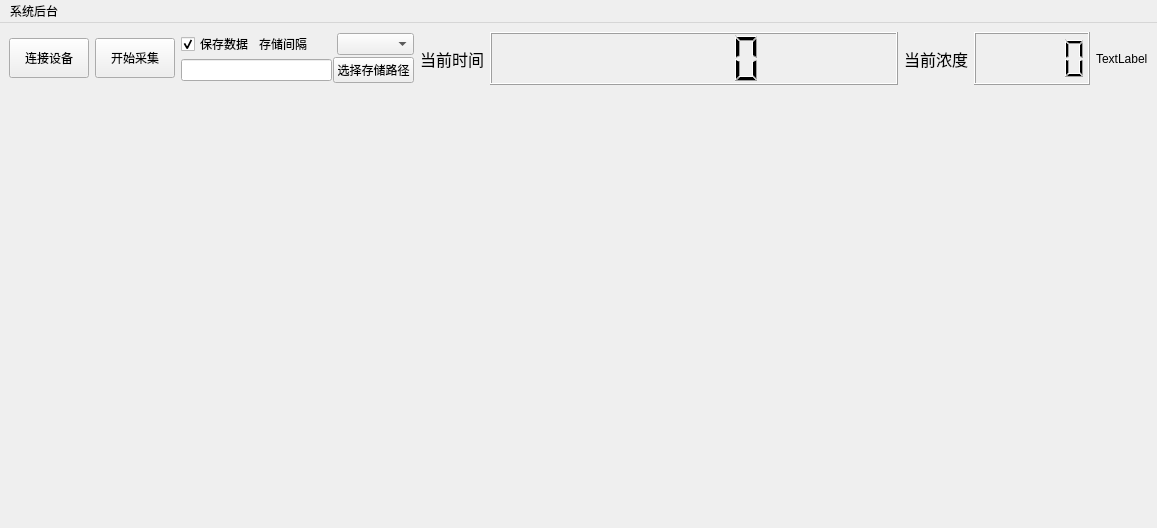
<?xml version="1.0" encoding="UTF-8"?>
<ui version="4.0">
 <class>MainWindow</class>
 <widget class="QMainWindow" name="MainWindow">
  <property name="geometry">
   <rect>
    <x>0</x>
    <y>0</y>
    <width>1157</width>
    <height>528</height>
   </rect>
  </property>
  <property name="font">
   <font>
    <weight>50</weight>
    <bold>false</bold>
   </font>
  </property>
  <property name="windowTitle">
   <string>气体测量软件</string>
  </property>
  <property name="windowIcon">
   <iconset resource="image.qrc">
    <normaloff>:/image/image/001.jpg</normaloff>:/image/image/001.jpg</iconset>
  </property>
  <property name="layoutDirection">
   <enum>Qt::LeftToRight</enum>
  </property>
  <property name="autoFillBackground">
   <bool>true</bool>
  </property>
  <widget class="QWidget" name="centralwidget">
   <layout class="QHBoxLayout" name="horizontalLayout_4">
    <item>
     <layout class="QVBoxLayout" name="verticalLayout_2" stretch="1,8">
      <item>
       <layout class="QHBoxLayout" name="horizontalLayout" stretch="1,1,4,1,7,1,2,0">
        <item>
         <widget class="QPushButton" name="pushButton">
          <property name="minimumSize">
           <size>
            <width>0</width>
            <height>40</height>
           </size>
          </property>
          <property name="text">
           <string>连接设备</string>
          </property>
         </widget>
        </item>
        <item>
         <widget class="QPushButton" name="pushButton_2">
          <property name="minimumSize">
           <size>
            <width>0</width>
            <height>40</height>
           </size>
          </property>
          <property name="text">
           <string>开始采集</string>
          </property>
         </widget>
        </item>
        <item>
         <layout class="QVBoxLayout" name="verticalLayout">
          <property name="spacing">
           <number>1</number>
          </property>
          <item>
           <layout class="QHBoxLayout" name="horizontalLayout_2">
            <item>
             <widget class="QCheckBox" name="saveCOCN">
              <property name="text">
               <string>保存数据</string>
              </property>
              <property name="checked">
               <bool>true</bool>
              </property>
             </widget>
            </item>
            <item>
             <widget class="QLabel" name="label_4">
              <property name="text">
               <string>存储间隔</string>
              </property>
             </widget>
            </item>
            <item>
             <widget class="QComboBox" name="COCN_interval"/>
            </item>
           </layout>
          </item>
          <item>
           <layout class="QHBoxLayout" name="horizontalLayout_3">
            <item>
             <widget class="QLineEdit" name="COCN_filepath">
              <property name="enabled">
               <bool>true</bool>
              </property>
              <property name="echoMode">
               <enum>QLineEdit::Normal</enum>
              </property>
              <property name="dragEnabled">
               <bool>true</bool>
              </property>
              <property name="readOnly">
               <bool>true</bool>
              </property>
             </widget>
            </item>
            <item>
             <widget class="QPushButton" name="pushButton_fileselect">
              <property name="text">
               <string>选择存储路径</string>
              </property>
             </widget>
            </item>
           </layout>
          </item>
         </layout>
        </item>
        <item>
         <widget class="QLabel" name="label_3">
          <property name="font">
           <font>
            <pointsize>12</pointsize>
            <weight>50</weight>
            <bold>false</bold>
           </font>
          </property>
          <property name="text">
           <string>当前时间</string>
          </property>
         </widget>
        </item>
        <item>
         <widget class="QLCDNumber" name="lcdNumber">
          <property name="minimumSize">
           <size>
            <width>0</width>
            <height>0</height>
           </size>
          </property>
          <property name="font">
           <font>
            <pointsize>20</pointsize>
           </font>
          </property>
          <property name="layoutDirection">
           <enum>Qt::LeftToRight</enum>
          </property>
          <property name="frameShadow">
           <enum>QFrame::Raised</enum>
          </property>
         </widget>
        </item>
        <item>
         <widget class="QLabel" name="label_2">
          <property name="font">
           <font>
            <pointsize>12</pointsize>
            <weight>50</weight>
            <bold>false</bold>
           </font>
          </property>
          <property name="text">
           <string>当前浓度</string>
          </property>
         </widget>
        </item>
        <item>
         <widget class="QLCDNumber" name="lcdNumber_2"/>
        </item>
        <item>
         <widget class="QLabel" name="label_5">
          <property name="text">
           <string>TextLabel</string>
          </property>
         </widget>
        </item>
       </layout>
      </item>
      <item>
       <widget class="QCustomPlot" name="customPlot" native="true"/>
      </item>
     </layout>
    </item>
   </layout>
  </widget>
  <widget class="QMenuBar" name="menubar">
   <property name="geometry">
    <rect>
     <x>0</x>
     <y>0</y>
     <width>1157</width>
     <height>22</height>
    </rect>
   </property>
   <widget class="QMenu" name="menu">
    <property name="title">
     <string>系统后台</string>
    </property>
    <addaction name="system_Set"/>
   </widget>
   <addaction name="menu"/>
  </widget>
  <action name="system_Set">
   <property name="text">
    <string>参数配置||文件处理</string>
   </property>
  </action>
  <action name="actiondd">
   <property name="text">
    <string>光谱</string>
   </property>
  </action>
  <action name="data_process">
   <property name="text">
    <string>批量处理数据</string>
   </property>
  </action>
  <action name="actiond">
   <property name="text">
    <string>d</string>
   </property>
  </action>
  <action name="data_Process">
   <property name="text">
    <string>数据批量处理</string>
   </property>
  </action>
 </widget>
 <customwidgets>
  <customwidget>
   <class>QCustomPlot</class>
   <extends>QWidget</extends>
   <header location="global">qcustomplot.h</header>
   <container>1</container>
  </customwidget>
 </customwidgets>
 <resources>
  <include location="image.qrc"/>
 </resources>
 <connections/>
</ui>
